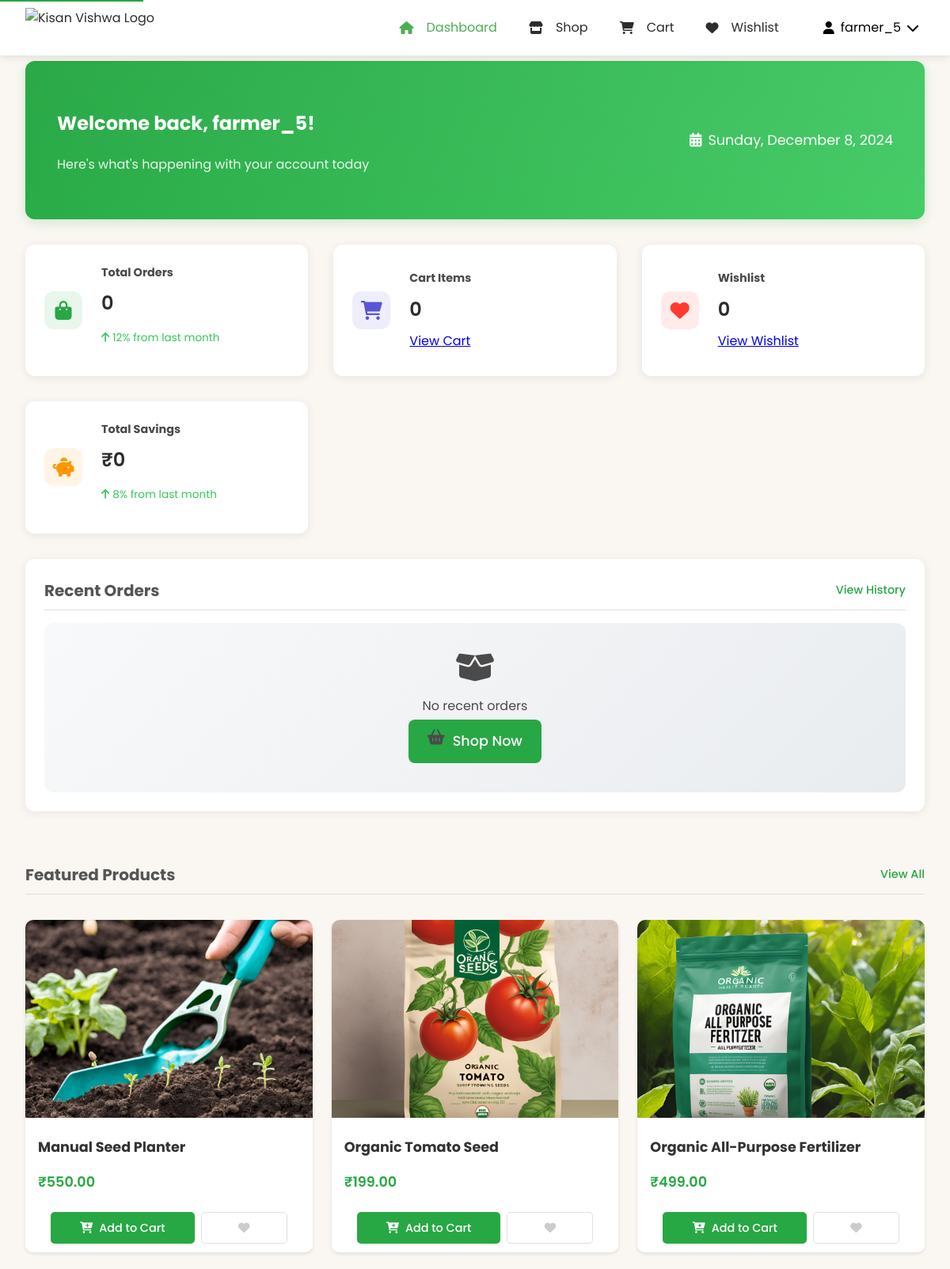
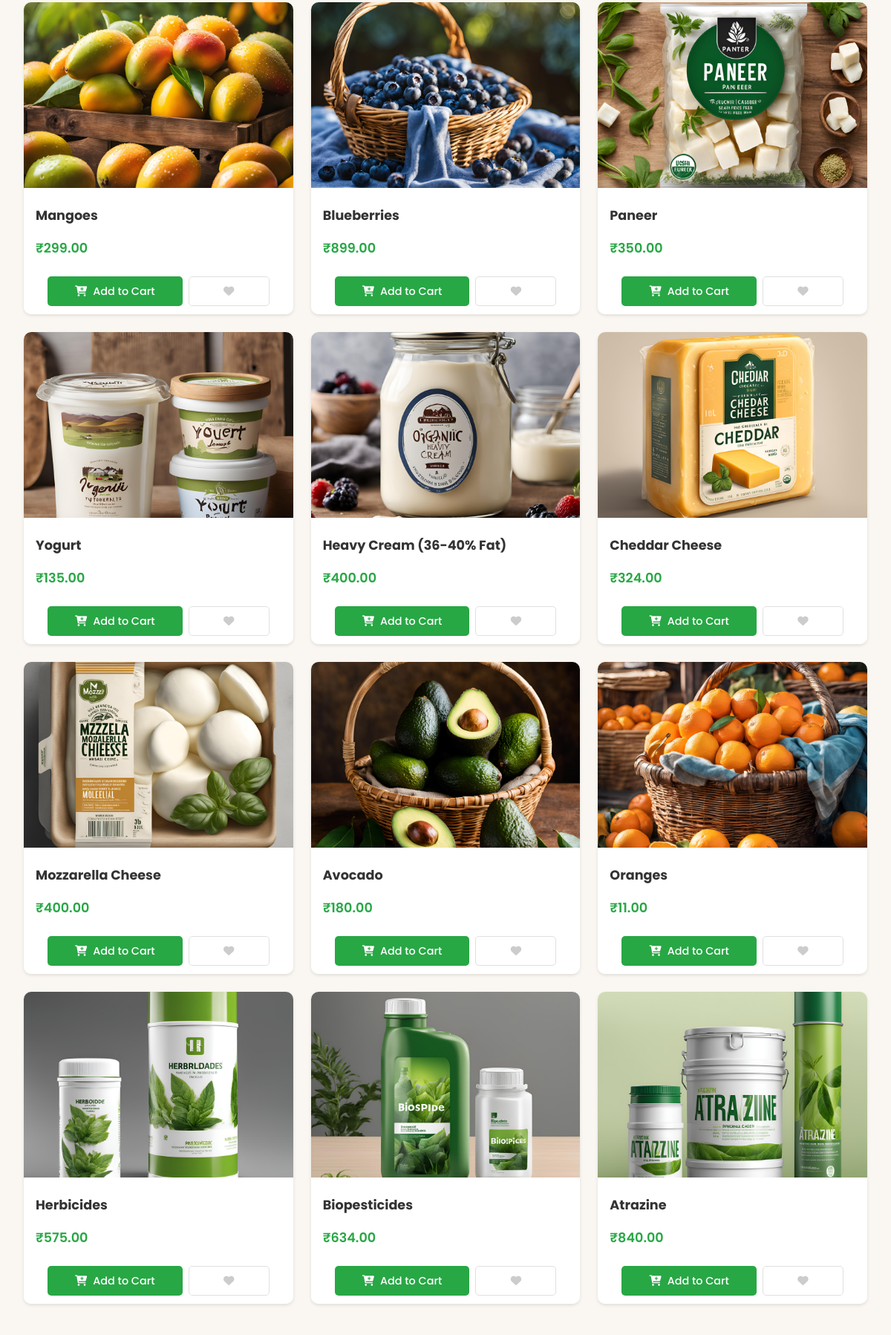
The page /customer/dashboard/ (signed in, upper part) on the database its author committed (2 pictures, top to bottom).
### product_app/models.py (models this page shows, shortened)
class Product(models.Model):
    CATEGORY_CHOICES = [
        ('vegetables', 'Vegetables'),
        ('fruits', 'Fruits'),
        ('grains', 'Grains'),
        ('dairy', 'Dairy'),
        ('tools', 'Tools & Equipment'),
        ('seeds', 'Seeds & Saplings'),
        ('pesticides', 'Pesticides & Fertilizers'),
        ('organic', 'Organic Products'),
        ('livestock', 'Livestock & Feed'),
        ('other', 'Other')
    ]
    name = models.CharField(max_length=200)
    category = models.CharField(max_length=100, choices=CATEGORY_CHOICES, default='other')
    price = models.DecimalField(max_digits=10, decimal_places=2)
    quantity = models.IntegerField()
    description = models.TextField()
    image = models.ImageField(
        upload_to='products/',
        null=True,
        blank=True
    )
    farmer = models.ForeignKey(User, on_delete=models.CASCADE)
    created_at = models.DateTimeField(auto_now_add=True)
    updated_at = models.DateTimeField(auto_now=True)
    is_featured = models.BooleanField(default=False)
    is_deleted = models.BooleanField(default=False)
    def get_image_url(self):
        if self.image and hasattr(self.image, 'url'):
            return self.image.url
        return static('images/default_product.jpg')

### customer_app/views.py (the view)
# urls.py: path('dashboard/', views.customer_dashboard, name='customer_dashboard'),
@login_required
def customer_dashboard(request):
    products = Product.objects.filter(is_deleted=False)
    cart_items_count = CartItem.objects.filter(user=request.user).count()
    wishlist_count = Wishlist.objects.filter(user=request.user).count()
    wishlist_products = Product.objects.filter(wishlist__user=request.user)
    recent_orders = Order.objects.filter(user=request.user).order_by('-created_at')[:5]
    featured_products = Product.objects.filter(is_deleted=False, is_featured=True)
    total_savings = calculate_total_savings(request.user)  # You'll need to implement this
    orders = Order.objects.filter(user=request.user)
    paginator = Paginator(featured_products, 15)  # Show 15 products per page (3 rows × 5 columns)
    page = request.GET.get('page')
    try:
        featured_products = paginator.get_page(page)
    except PageNotAnInteger:
        featured_products = paginator.get_page(1)
    except EmptyPage:
        featured_products = paginator.get_page(paginator.num_pages)
    context = {
        'products': products,
        'cart_items_count': cart_items_count,
        'wishlist_count': wishlist_count,
        'wishlist_products': wishlist_products,
        'recent_orders': recent_orders,
        'featured_products': featured_products,
        'total_savings': total_savings,
        'orders': orders
    }
    return render(request, 'customer_app/customer_dashboard.html', context)

### customer_app/templates/customer_app/customer_dashboard.html (shortened to what this page needs)
{% load static %}
<!DOCTYPE html>
<html lang="en">
<head>
    <link rel="stylesheet" href="https://cdnjs.cloudflare.com/ajax/libs/normalize/8.0.1/normalize.min.css">
    <link rel="stylesheet" href="https://cdnjs.cloudflare.com/ajax/libs/font-awesome/6.0.0/css/all.min.css">
    <link rel="stylesheet" type="text/css" href="{% static 'css/CustomerNavBar.css' %}">
    <link rel="stylesheet" type="text/css" href="{% static 'css/customerdesign.css' %}">
    <link rel="stylesheet" type="text/css" href="{% static 'css/customer_dashboard.css' %}">
    <link rel="stylesheet" href="{% static 'css/chat_widget.css' %}">
</head>
<body>
    {% include 'NavBar/CustomerNavBar.html' %}
    <div class="dashboard-container">
        <section class="welcome-section">
            <div class="welcome-content">
                <h2>Welcome back, {{ user.first_name|default:user.username }}!</h2>
                <p class="welcome-subtitle">Here's what's happening with your account today</p>
            </div>
            <div class="date-weather">
                <div class="current-date">
                    <i class="fas fa-calendar-alt"></i>
                    <span id="current-date"></span>
                </div>
            </div>
        </section>
        <section class="stats-grid">
            <div class="stat-card orders" role="region" aria-label="Total Orders Statistics">
                <div class="stat-icon">
                    <i class="fas fa-shopping-bag"></i>
                </div>
                <div class="stat-details">
                    <h3>Total Orders</h3>
                    <p class="stat-number">{{ orders.count|default:"0" }}</p>
                    <p class="stat-trend positive">
                        <i class="fas fa-arrow-up"></i> 12% from last month
                    </p>
                </div>
            </div>
            <div class="stat-card cart">
                <div class="stat-icon">
                    <i class="fas fa-shopping-cart"></i>
                </div>
                <div class="stat-details">
                    <h3>Cart Items</h3>
                    <p class="stat-number">{{ cart_items_count|default:"0" }}</p>
                    <a href="{% url 'customer_cart' %}" class="view-link">View Cart</a>
                </div>
            </div>
            <div class="stat-card wishlist">
                <div class="stat-icon">
                    <i class="fas fa-heart"></i>
                </div>
                <div class="stat-details">
                    <h3>Wishlist</h3>
                    <p class="stat-number">{{ wishlist_count|default:"0" }}</p>
                    <a href="{% url 'customer_wishlist' %}" class="view-link">View Wishlist</a>
                </div>
            </div>
            <div class="stat-card savings">
                <div class="stat-icon">
                    <i class="fas fa-piggy-bank"></i>
                </div>
                <div class="stat-details">
                    <h3>Total Savings</h3>
                    <p class="stat-number">₹{{ total_savings|default:"0" }}</p>
                    <p class="stat-trend positive">
                        <i class="fas fa-arrow-up"></i> 8% from last month
                    </p>
                </div>
            </div>
        </section>
        <div class="dashboard-grid">
            <section class="recent-orders">
                <div class="section-header">
                    <h2>Recent Orders</h2>
                    <a href="{% url 'customer_dashboard' %}" class="view-all">View History</a>
                </div>
                <div class="orders-list">
                    {% if recent_orders %}
                        {% for order in recent_orders %}
                            <div class="order-card">
                                <div class="order-image">
                                    <img src="{{ order.product.image.url }}" alt="{{ order.product.name }}">
                                </div>
                                <div class="order-details">
                                    <h3>{{ order.product.name }}</h3>
                                    <p class="order-meta">
                                        <span class="order-date">{{ order.created_at|date:"M d, Y" }}</span>
                                        <span class="order-status {{ order.status|lower }}">{{ order.status }}</span>
                                    </p>
                                    <p class="order-price">₹{{ order.total_price }}</p>
                                </div>
                                <a href="{% url 'track_order' order.order_id %}" class="track-order-btn">
                                    <i class="fas fa-truck"></i> Track Order
                                </a>
                            </div>
                        {% endfor %}
                    {% else %}
                        <div class="no-orders">
                            <i class="fas fa-box-open"></i>
                            <p>No recent orders</p>
                            <a href="{% url 'shop' %}" class="shop-now-btn">
                                <i class="fas fa-shopping-basket"></i> Shop Now
                            </a>
                        </div>
                    {% endif %}
                </div>
            </section>
            <section class="featured-products">
                <div class="section-header">
                    <h2>Featured Products</h2>
                    <a href="{% url 'customer_dashboard' %}" class="view-all">View All</a>
                </div>
                <div class="products-grid">
                    {% if featured_products %}
                        {% for product in featured_products %}
                            <div class="product-card" data-product-id="{{ product.id }}">
                                <div class="product-image">
                                    <img src="{{ product.get_image_url }}" alt="{{ product.name }}" loading="lazy">
                                </div>
                                <div class="product-details">
                                    <h3>{{ product.name }}</h3>
                                    <p class="product-price">₹{{ product.price }}</p>
                                    <div class="product-actions">
                                        <button class="add-to-cart"
                                                onclick="addToCart('{{ product.id }}', this)"
                                                data-product-id="{{ product.id }}">
                                            <i class="fas fa-cart-plus"></i> Add to Cart
                                        </button>
                                        <button class="add-to-wishlist" onclick="toggleWishlist('{{ product.id }}')" aria-label="Add to wishlist">
                                            <i class="fas fa-heart {% if product in wishlist_products %}active{% endif %}"></i>
                                        </button>
                                    </div>
                                </div>
                            </div>
                        {% endfor %}
                    {% else %}
                        <p class="no-products">No featured products available</p>
                    {% endif %}
                </div>
            </section>
        </div>
    </div>
</body>
</html>

### templates/NavBar/CustomerNavBar.html (shortened to what this page needs)
{% load static %}
<header class="site-header">
    <div class="header-container">
        <div class="brand">
            <a href="{% url 'customer_dashboard' %}" class="logo">
                <img src="{% static 'images/kisan_vishwa_logo.png' %}" alt="Kisan Vishwa Logo">
            </a>
        </div>
        <nav class="main-nav">
            <ul class="nav-list">
                <li>
                    <a href="{% url 'customer_dashboard' %}" class="nav-item {% if request.resolver_match.url_name == 'customer_dashboard' %}active{% endif %}">
                        <i class="fas fa-home"></i>
                        <span>Dashboard</span>
                    </a>
                </li>
                <li>
                    <a href="{% url 'shop' %}" class="nav-item {% if request.resolver_match.url_name == 'shop' %}active{% endif %}">
                        <i class="fas fa-store"></i>
                        <span>Shop</span>
                    </a>
                </li>
                <li>
                    <a href="{% url 'customer_cart' %}" class="nav-item {% if request.resolver_match.url_name == 'customer_cart' %}active{% endif %}">
                        <i class="fas fa-shopping-cart"></i>
                        <span>Cart</span>
                    </a>
                </li>
                <li>
                    <a href="{% url 'customer_wishlist' %}" class="nav-item {% if request.resolver_match.url_name == 'customer_wishlist' %}active{% endif %}">
                        <i class="fas fa-heart"></i>
                        <span>Wishlist</span>
                    </a>
                </li>
            </ul>
            <div class="user-menu">
                <button class="user-menu-toggle">
                    <div class="user-info">
                        {% if user.customer_profile.profile_picture %}
                            <img src="{{ user.customer_profile.profile_picture.url }}" alt="" class="user-avatar">
                        {% else %}
                            <i class="fas fa-user"></i>
                        {% endif %}
                        <span>{{ user.username }}</span>
                        <i class="fas fa-chevron-down"></i>
                    </div>
                </button>
            </div>
        </nav>
    </div>
</header>

### rows shown on the page
Product: get_image_url (picture), name "Manual Seed Planter", price "550.00"
Product: get_image_url (picture), name "Organic Tomato Seed", price "199.00"
Product: get_image_url (picture), name "Organic All-Purpose Fertilizer", price "499.00"
Product: get_image_url (picture), name "Mangoes", price "299.00"
Product: get_image_url (picture), name "Blueberries", price "899.00"
Product: get_image_url (picture), name "Paneer", price "350.00"
Product: get_image_url (picture), name "Yogurt", price "135.00"
Product: get_image_url (picture), name "Heavy Cream (36-40% Fat)", price "400.00"
Product: get_image_url (picture), name "Cheddar Cheese", price "324.00"
Product: get_image_url (picture), name "Mozzarella Cheese", price "400.00"
Product: get_image_url (picture), name "Avocado", price "180.00"
Product: get_image_url (picture), name "Oranges", price "11.00"
Product: get_image_url (picture), name "Herbicides", price "575.00"
Product: get_image_url (picture), name "Biopesticides", price "634.00"
Product: get_image_url (picture), name "Atrazine", price "840.00"

### other values the page prints
{{ user.username }} "farmer_5"
{{ user.first_name|default:user.username }} "farmer_5"
{{ orders.count|default:"0" }} "0"
{{ cart_items_count|default:"0" }} "0"
{{ wishlist_count|default:"0" }} "0"
{{ total_savings|default:"0" }} "0"
